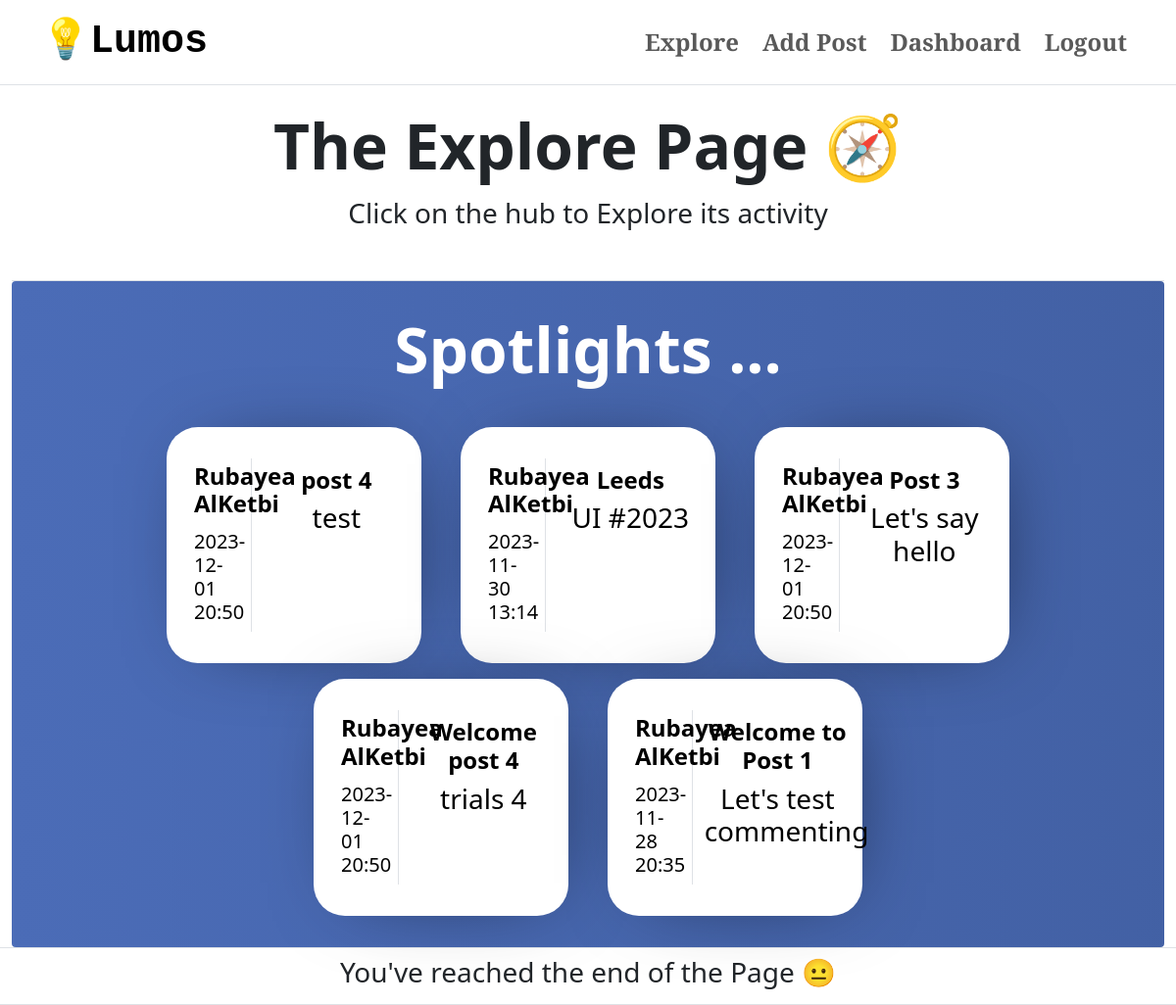
The page /explore (signed in) on the database as committed earlier.
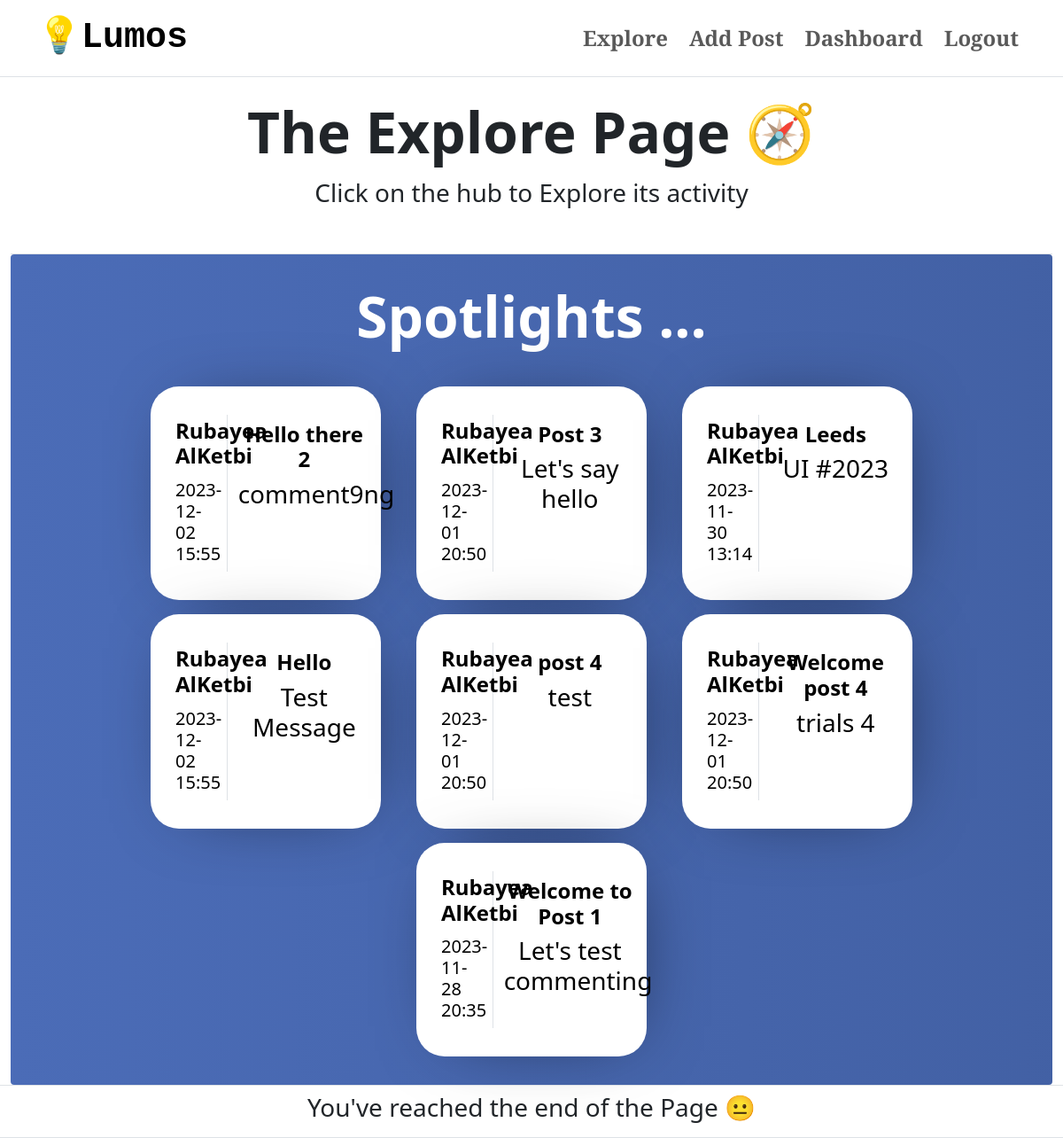
The same page on the database as committed later.
### app/models.py (models this page shows, shortened)
class User(db.Model, UserMixin):
    id = db.Column(db.Integer, primary_key=True)
    name = db.Column(db.String(100), nullable=False)
    email = db.Column(db.String(100), unique=True, nullable=False)
    passwordHashed = db.Column(db.String(100), nullable=False)
    username = db.Column(db.String(20), unique=True, nullable=False)
    biography = db.Column(db.Text, nullable=True)
    avatar = db.Column(db.String(), nullable=True)
    posts = db.relationship('Post', backref='user', lazy=True)
    @property
    def password(self):
        raise AttributeError('password: write-only field , not readable')

class Post(db.Model):
    id = db.Column(db.Integer, primary_key=True)
    title = db.Column(db.String(100), nullable=False)
    caption = db.Column(db.Text, nullable=False)
    publish_date = db.Column(db.DateTime, default=datetime.utcnow())
    author_id = db.Column(db.Integer, db.ForeignKey('user.id'), nullable=False)
    tags = db.relationship('Tag', secondary='post_tag', backref=db.backref('posts', lazy='dynamic'))

### app/views.py (the view)
@app.route('/explore', methods=['GET', 'POST'])
@login_required
def explore():
    posts = Post.query.all()
    userCache = {}
    for post in posts:
        if post.author_id in userCache:
            authorName = userCache[post.author_id]
        else:
            author = User.query.filter_by(id=post.author_id).first()
            userCache[post.author_id] = author.name
    return render_template("explore.html", posts = posts, userCache = userCache)

### app/views.py (called while the page is built)
@login_manager.user_loader
def load_user(id):
    return User.query.get(int(id))

### app/templates/explore.html (shortened to what this page needs)
{%extends "user_home.html"%}
{%block content%}
    <div class="container-fluid border-top h-full">
        <div class="container-fluid border-bottom">
            <div class="row">
                <h1 class="display-3  fw-bold pt-4 p-6 text-center">The Explore Page 🧭</h1>
            </div>
            <div class="row pb-3 mb-3">
                <p class="fs-3 fw-light text-center">Click on the hub to Explore its activity</p>
            </div>
        </div>
        <div class="container-fluid rounded-1 border-left movingGrade d-grid", style="width:100%; padding:1rem;">
            <h1 class="display-3 fw-bold p-3 m-6 text-center text-white">Spotlights ...</h1>
            <div class="row d-flex justify-content-center align-items-center p-3 gap-3">
                {% for post in posts %}
                <div class="col-md-3 growContainer">
                    <a href="{{ url_for('post', post_id=post.id) }}" style="text-decoration:none; color:black;">
                    <div class="container normalContainer" id="{{ post.id }}">
                        <div class="row">
                            <div class="col-md-4 border-end">
                                <h4 class="fw-bold px-3 py-1">{{ userCache[post.author_id] }}</h4>
                                <h5 class="fw-light px-3">{{ post.publish_date.strftime('%Y-%m-%d %H:%M') }}</h5>
                            </div>
                            <div class="col-md-8 py-2">
                                <h4 class="fw-bold text-center">{{ post.title }}</h4>
                                <h3 class="fw-light text-center">{{ post.caption }}</h3>
                            </div>
                        </div>
                    </div>
                </a>
                </div>
                {% endfor %}
            </div>
        </div>
    </div>
    <nav class="navbar border-top border-bottom">
        <div class="d-flex justify-content-center align-items-center w-100">
            <h3 class="fw-light"> You've reached the end of the Page 😐 </h3>
        </div>
    </nav>
{%endblock content%}

### app/templates/user_home.html (shortened to what this page needs)
<!DOCTYPE html>
<html lang="en">
<head>
    <link rel="stylesheet" href="{{ url_for('static', filename='CSS/style.css') }}">
    <link href="https://cdn.jsdelivr.net/npm/bootstrap@5.3.2/dist/css/bootstrap.min.css"
      rel="stylesheet"
>
</head>
<body>
  <div class="container-fluid ">
    <nav class="navbar navbar-expand-lg" data-bs-theme="light">
        <div class="container">
          <a class="navbar-brand navTitle fs-1 fw-bold" href="{{url_for("home")}}">💡Lumos</a>
          <div class="collapse navbar-collapse" id="navbarNavDropdown">
            <ul class="navbar-nav ms-auto d-flex gap-2 fs-4 fw-bold">
              <li class="nav-item">
                <a class="nav-link title" href="{{url_for("explore")}}">Explore</a>
              </li>
              <li class="nav-item">
                <a class="nav-link title" href="{{url_for("add_post")}}">Add Post</a>
              </li>
              <li class="nav-item">
                <a class="nav-link title" href="{{url_for("userDash")}}">Dashboard</a>
              </li>
              <li class="nav-item fs-4 ">
                <a class="nav-link title "href="{{url_for("logout")}}">Logout</a>
              </li>
            </ul>
          </div>
        </div>
      </nav>
  </div>
  {% block content %}
  {% endblock content%}
</body>
</html>

### app/static/CSS/style.css (style rules this page uses)
:root { --black: #020100ff; --lapis-lazuli: #235789ff; --school-bus-yellow: #f1d302ff; --fire-engine-red: #c1292eff; --baby-powder: #fdfffcff; }
.navTitle { font-family: 'Courier New', Courier, monospace; font-size: large; text-size-adjust: 100%; }
.title { font-family: 'Josefin Slab', serif; }
.h-full { min-height: 100vh; }
.normalContainer { display: inline-flexbox; justify-content: center; align-items: center; margin: auto; padding: 2rem; border-radius: 2rem; background-color: white; max-width: 100%; max-height: 60%; -webkit-box-shadow: 9px 2px 83px -36px rgba(0,0,0,0.73); -moz-box-shadow: 9px 2px 83px -36px rgba(0,0,0,0.73); box-shadow: 9px 2px 83px -36px rgba(0,0,0,0.73); }
.movingGrade { display: flex; justify-content: center; align-items: center; width: 100%; height: 100%; background: linear-gradient(90deg, #4b6cb7 0%, #182848 100%); background-size: 600% 600%; animation: animateBackground 10s infinite linear; }
.growContainer { transition: transform .2s ease-in-out; }

Rows that differ between the two databases and show on the page:
added Post: {{ userCache[post.author_id] }} "Rubayea AlKetbi", publish_date "2023-12-02 15:55", title "Hello", caption "Test Message"
added Post: {{ userCache[post.author_id] }} "Rubayea AlKetbi", publish_date "2023-12-02 15:55", title "Hello there 2", caption "comment9ng"
